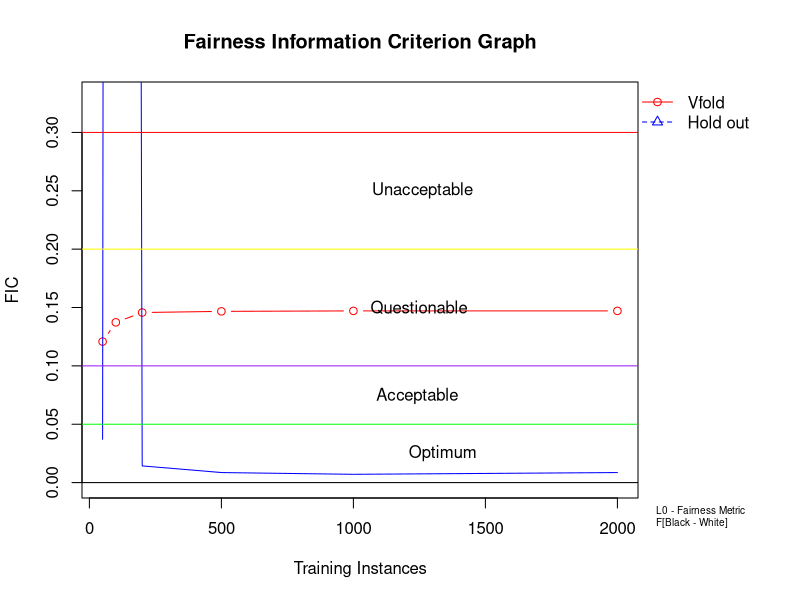
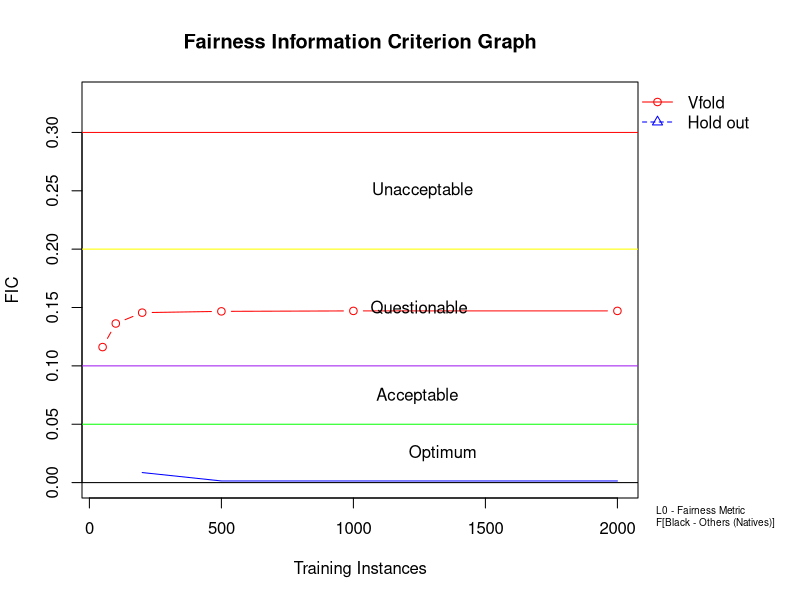
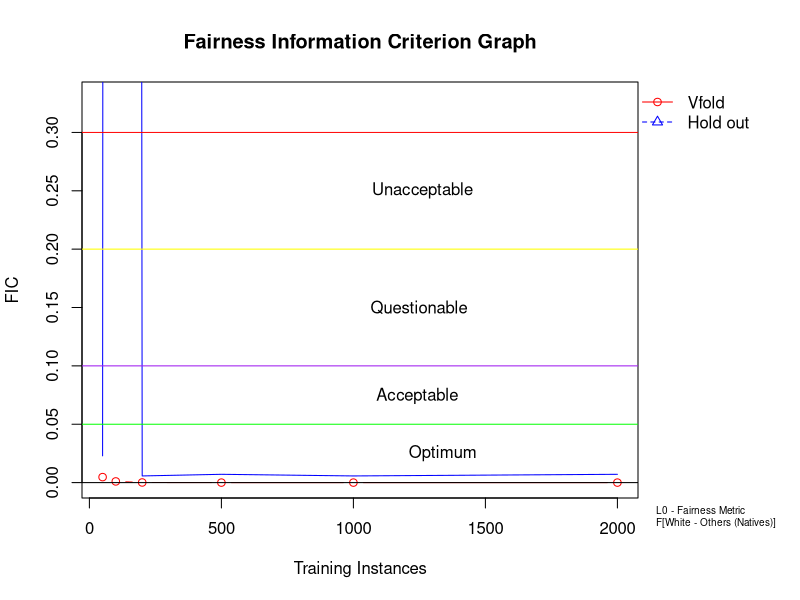

Source code (R) for these figures, in order:
x = c(50,100,200,500,1000,2000)

#+++B-W
Vfold = c(0.1208,0.1373,0.1457,0.1467,0.1471,0.1471)
Hold = c(0.0371,9,0.0143,0.0086,0.0071,0.0086)


#++++
par(oma=c(0, 0, 0, 6))
plot(x,Vfold, type="b", col="red", lwd=1, pch=1, xlab="Training Instances", ylab="FIC", 
ylim=range(0,0.33), main = 'Fairness Information Criterion Graph')
#lines(x, Vfold, type="o", col="red", lwd=1, pch=2)
#lines(x, DSGCV, type="c", col="blue", lwd=1, pch=3)
lines(x, Hold, type="l", col="blue", lwd=1, pch=4)
legend(par('usr')[2], par('usr')[4], bty='n', xpd=NA,
       c("Vfold","Hold out"),
col = c("red","blue"), pch=c(1, 2), lty=c(1,2))
abline(h=0, col="black")
abline(h=0.05, col="green")
abline(h=0.10, col="purple")
abline(h=0.2, col="yellow")
abline(h=0.3, col="red")
abline(h=0.4, col="red")
text(-1, 0.025, "Optimum",adj = -4.7)
text(-1, 0.074, "Acceptable",adj = -3.5)
text(-1, 0.15, "Questionable",adj = -2.9)
text(-1, 0.25, "Unacceptable",adj = -2.8)

legend(par('usr')[2], par('usr')[3.8], bty='n', xpd=NA,
c("L0 - Fairness Metric", "F[Black - White]"),
cex = 0.60)

###################################################################

#+++B-N
Vfold = c(0.1161,0.1363,0.1456,0.1467,0.1471,0.1471)
Hold = c(0.0143,'',0.0086,0.0014,0.0014,0.0014)

#++++
par(oma=c(0, 0, 0, 6))
plot(x,Vfold, type="b", col="red", lwd=1, pch=1, xlab="Training Instances", ylab="FIC", 
ylim=range(0,0.33), main = 'Fairness Information Criterion Graph')
#lines(x, Vfold, type="o", col="red", lwd=1, pch=2)
#lines(x, DSGCV, type="c", col="blue", lwd=1, pch=3)
lines(x, Hold, type="l", col="blue", lwd=1, pch=4)
legend(par('usr')[2], par('usr')[4], bty='n', xpd=NA,
       c("Vfold","Hold out"),
col = c("red","blue"), pch=c(1, 2), lty=c(1,2))
abline(h=0, col="black")
abline(h=0.05, col="green")
abline(h=0.10, col="purple")
abline(h=0.2, col="yellow")
abline(h=0.3, col="red")
abline(h=0.4, col="red")
text(-1, 0.025, "Optimum",adj = -4.7)
text(-1, 0.074, "Acceptable",adj = -3.5)
text(-1, 0.15, "Questionable",adj = -2.9)
text(-1, 0.25, "Unacceptable",adj = -2.8)

legend(par('usr')[2], par('usr')[3.8], bty='n', xpd=NA,
c("L0 - Fairness Metric", "F[Black - Others (Natives)]"),
cex = 0.60)

###################################################################

#+++W-N
Vfold = c(0.0047,0.0010,0.0001,0.0000,0.0000,0.0000)
Hold = c(0.0229,20,0.0057,0.0071,0.0057,0.0071)


#++++
par(oma=c(0, 0, 0, 6))
plot(x,Vfold, type="b", col="red", lwd=1, pch=1, xlab="Training Instances", ylab="FIC", 
ylim=range(0,0.33), main = 'Fairness Information Criterion Graph')
#lines(x, Vfold, type="o", col="red", lwd=1, pch=2)
#lines(x, DSGCV, type="c", col="blue", lwd=1, pch=3)
lines(x, Hold, type="l", col="blue", lwd=1, pch=4)
legend(par('usr')[2], par('usr')[4], bty='n', xpd=NA,
       c("Vfold","Hold out"),
col = c("red","blue"), pch=c(1, 2), lty=c(1,2))
abline(h=0, col="black")
abline(h=0.05, col="green")
abline(h=0.10, col="purple")
abline(h=0.2, col="yellow")
abline(h=0.3, col="red")
abline(h=0.4, col="red")
text(-1, 0.025, "Optimum",adj = -4.7)
text(-1, 0.074, "Acceptable",adj = -3.5)
text(-1, 0.15, "Questionable",adj = -2.9)
text(-1, 0.25, "Unacceptable",adj = -2.8)

legend(par('usr')[2], par('usr')[3.8], bty='n', xpd=NA,
c("L0 - Fairness Metric", "F[White - Others (Natives)]"),
cex = 0.60)
